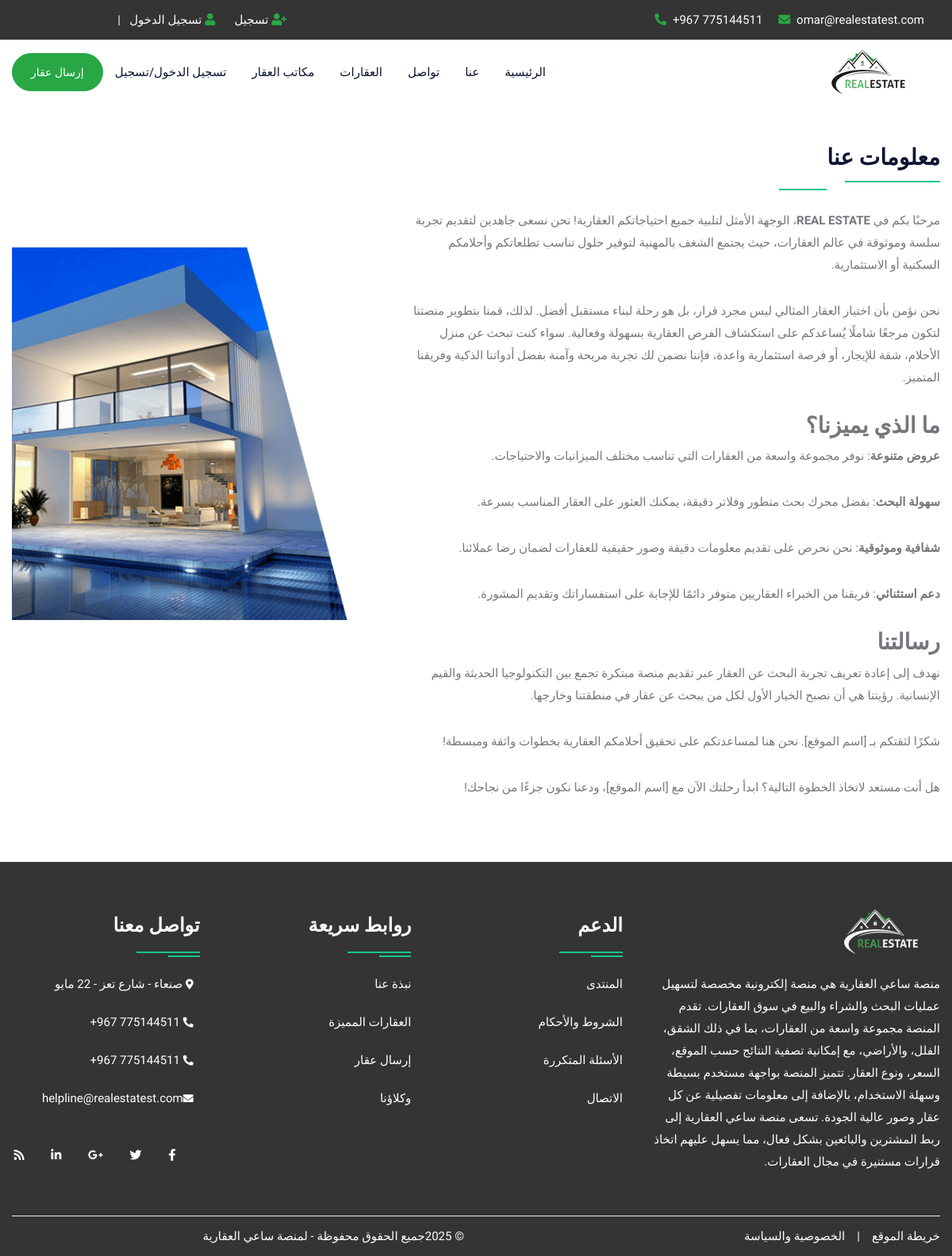
The page /about.php on the database as committed earlier.
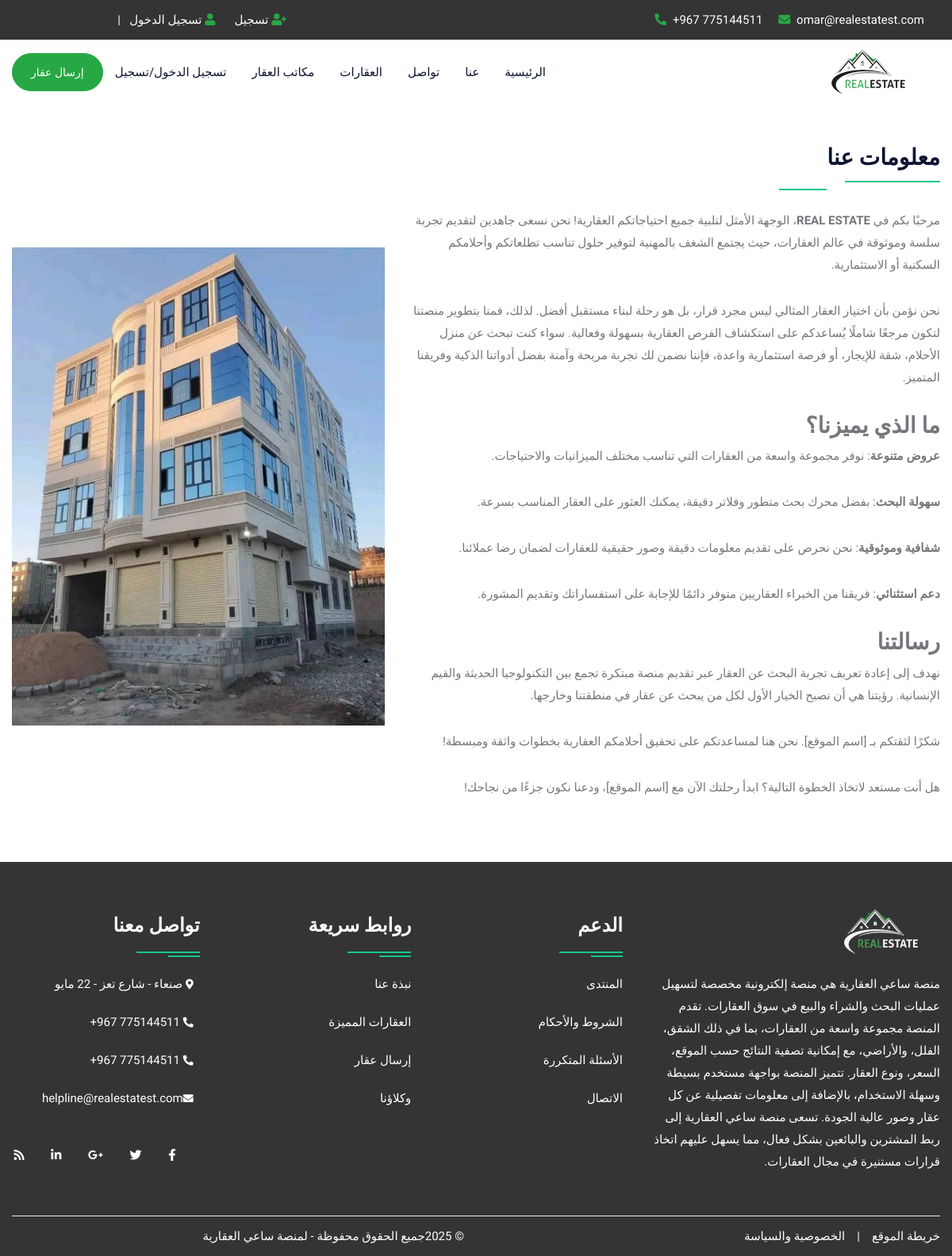
The same page on the database as committed later.
### tables this page shows
CREATE TABLE `about` (
  `id` int(10) NOT NULL,
  `title` varchar(100) NOT NULL,
  `content` longtext NOT NULL,
  `image` varchar(300) NOT NULL
);

### about.php (the view, shortened to what this page needs)
<!DOCTYPE html>
<html lang="ar" dir="rtl">
<head>
<link rel="stylesheet" type="text/css" href="css/bootstrap.min.css">
<link rel="stylesheet" type="text/css" href="css/bootstrap-slider.css">
<link rel="stylesheet" type="text/css" href="css/jquery-ui.css">
<link rel="stylesheet" type="text/css" href="css/layerslider.css">
<link rel="stylesheet" type="text/css" href="css/color.css" id="color-change">
<link rel="stylesheet" type="text/css" href="css/owl.carousel.min.css">
<link rel="stylesheet" type="text/css" href="css/font-awesome.min.css">
<link rel="stylesheet" type="text/css" href="fonts/flaticon/flaticon.css">
<link rel="stylesheet" type="text/css" href="css/style.css">
</head>
<body>
<div id="page-wrapper">
    <div class="row">
		<?php include("include/header.php");?>
        <div class="full-row">
            <div class="container">
				<?php
					$query=mysqli_query($con,"SELECT * FROM about");
					while($row=mysqli_fetch_array($query))
					{
				?>
				<div class="row">
                    <div class="col-md-12 col-lg-12">
                        <h3 class="double-down-line-right text-secondary position-relative pb-4 mb-4"><?php echo $row['1'];?></h3>
                    </div>
                </div>
                <div class="row about-company">
                    <div class="col-md-12 col-lg-7">
                        <div class="about-content">
                            <?php echo $row['2'];?>
                        </div>
                    </div>
                    <div class="col-md-12 col-lg-5 mt-5">
                        <div class="about-img"> <img src="admin/upload/<?php echo $row['3'];?>" alt="about image"> </div>
                    </div>
                </div>
				<?php } ?>
            </div>
        </div>
		<?php include("include/footer.php");?>
    </div>
</div>
</body>
</html>

Rows that differ between the two databases and show on the page:
changed about "معلومات عنا": image: a different picture
